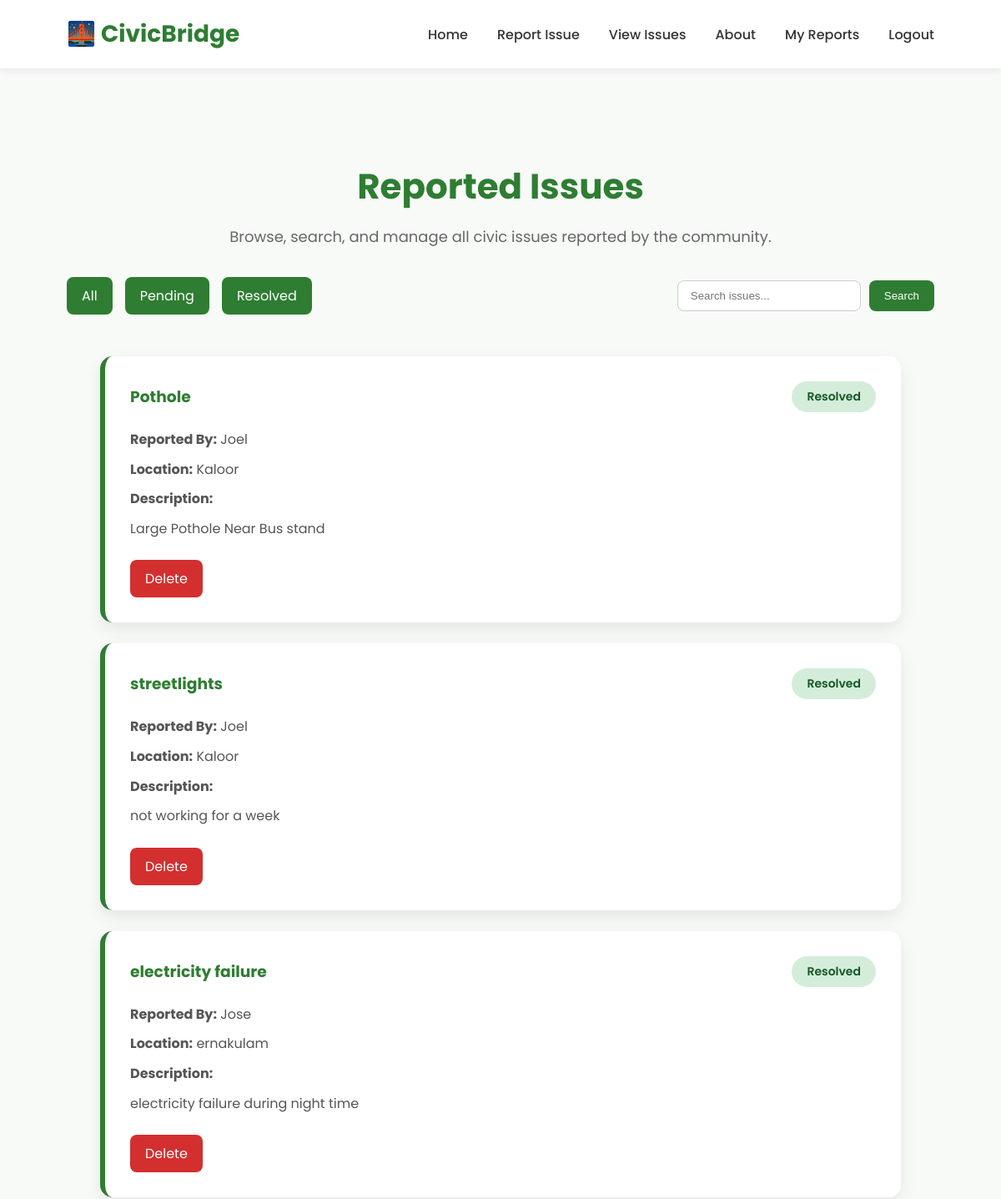
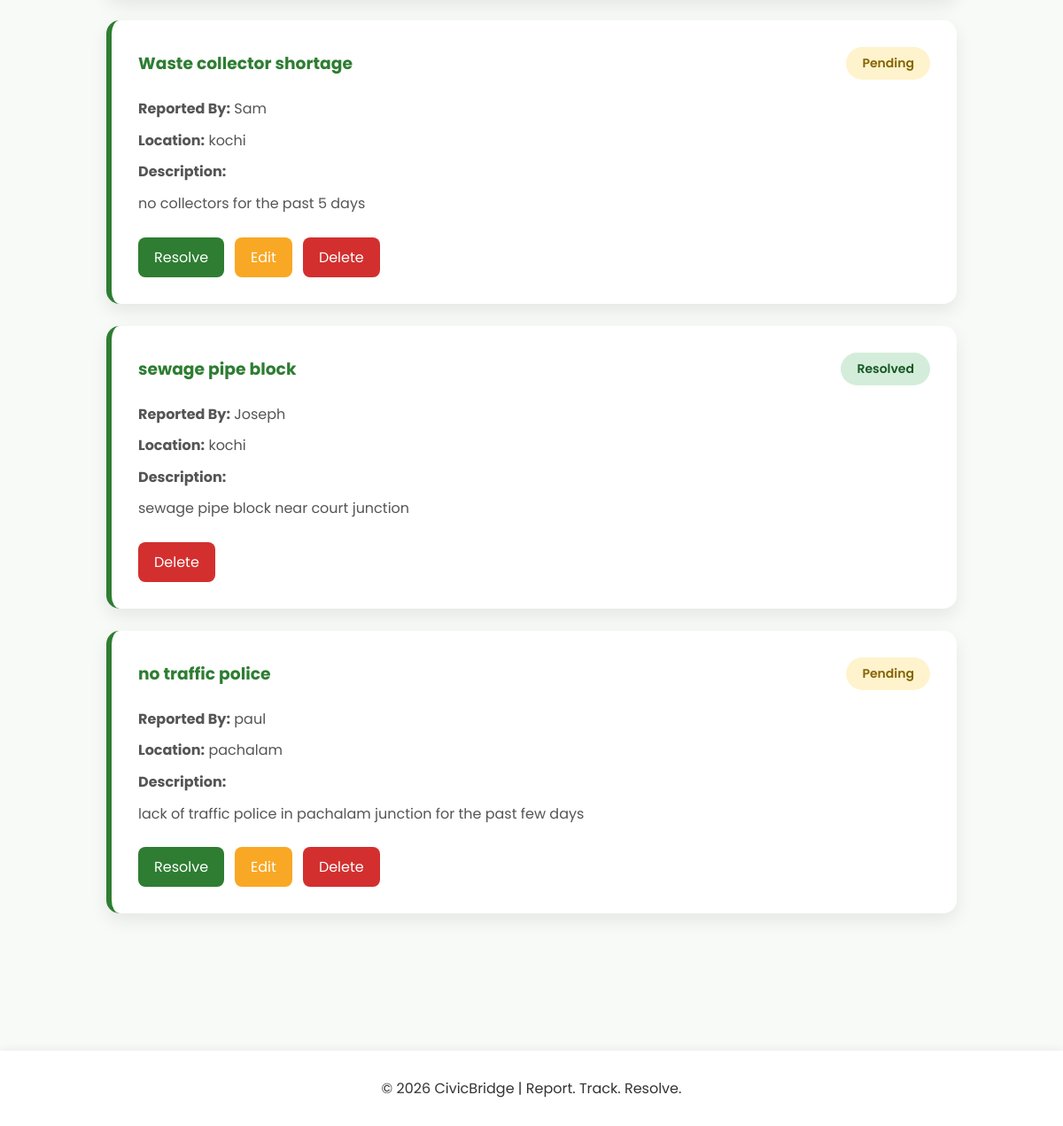
The app's page /issues (signed in) with its own data (2 pictures, top to bottom).
### tables this page shows
CREATE TABLE reports (
    id INTEGER PRIMARY KEY AUTOINCREMENT,
    name TEXT,
    location TEXT,
    title TEXT,
    description TEXT
, status TEXT, username TEXT);

### app/app.py (the view)
@app.route("/issues")
def issues():
    conn = sqlite3.connect("civicbridge.db")
    cursor=conn.cursor()
    status=request.args.get("status")
    search=request.args.get("search")
    if search:
        cursor.execute(
            "SELECT * FROM reports WHERE title LIKE ?",
            (f"%{search}%",)
        )
    elif status:
        cursor.execute(
            "SELECT * FROM reports WHERE status=?",
            (status,)
        )
    else:
        cursor.execute("SELECT * from reports")
    reports=cursor.fetchall()
    conn.close()
    return render_template("issues.html", reports=reports)

### app/templates/issues.html (shortened to what this page needs)
{% extends "base.html" %}
{% block content %}
<section class="issues-header">
    <h1>Reported Issues</h1>
    <p>
        Browse, search, and manage all civic issues reported by the community.
    </p>
    <div class="filter-bar">
        <div class="filter-links">
            <a href="/issues">All</a>
            <a href="/issues?status=Pending">Pending</a>
            <a href="/issues?status=Resolved">Resolved</a>
        </div>
        <form method="get" action="/issues" class="search-form">
            <input
                type="text"
                name="search"
                placeholder="Search issues..."
                value="{{ request.args.get('search', '') }}"
            >
            <button type="submit">
                Search
            </button>
        </form>
    </div>
</section>
<div class="issues-container">
{% if reports %}
    {% for report in reports %}
    <div class="issue-card">
        <div class="issue-top">
            <h3>{{ report[3] }}</h3>
            {% if report[5] == "Resolved" %}
                <span class="status resolved">
                    Resolved
                </span>
            {% else %}
                <span class="status pending">
                    Pending
                </span>
            {% endif %}
        </div>
        <p><strong>Reported By:</strong> {{ report[1] }}</p>
        <p><strong>Location:</strong> {{ report[2] }}</p>
        <p><strong>Description:</strong></p>
        <p>{{ report[4] }}</p>
        <div class="issue-actions">
            {% if report[5] == "Pending" %}
                <a href="/resolve/{{ report[0] }}" class="btn-resolve">
                    Resolve
                </a>
                <a href="/edit/{{ report[0] }}" class="btn-edit">
                    Edit
                </a>
            {% endif %}
            <a href="/delete/{{ report[0] }}" class="btn-delete">
                Delete
            </a>
        </div>
    </div>
    {% endfor %}
{% endif %}
</div>
{% endblock %}

### app/static/style.css (style rules this page uses)
* { margin:0; padding:0; box-sizing:border-box; }
body { font-family:'Poppins',sans-serif; background:#f8faf8; color:#333; }
.status { display:inline-block; padding:8px 18px; border-radius:30px; font-size:14px; font-weight:600; }
.pending { background:#fff3cd; color:#856404; }
.resolved { background:#d4edda; color:#155724; }
.issues-header { padding:60px 0 30px; text-align:center; }
.issues-header h1 { font-size:42px; color:#2e7d32; margin-bottom:15px; }
.issues-header p { color:#666; font-size:18px; margin-bottom:35px; }
.filter-bar { display:flex; justify-content:space-between; align-items:center; flex-wrap:wrap; gap:20px; }
.filter-links { display:flex; gap:15px; }
.filter-links a { text-decoration:none; background:#2e7d32; color:white; padding:10px 18px; border-radius:8px; transition:0.3s; }
.search-form { display:flex; gap:10px; }
.search-form input { padding:10px 15px; border:1px solid #ccc; border-radius:8px; width:220px; }
.search-form button { background:#2e7d32; color:white; border:none; padding:10px 18px; border-radius:8px; cursor:pointer; transition:0.3s; }
.issue-card { background:white; padding:30px; border-radius:15px; border-left:6px solid #2e7d32; box-shadow:0 8px 20px rgba(0,0,0,0.08); margin-bottom:25px; transition:0.3s; }
.issue-top { display:flex; justify-content:space-between; align-items:center; margin-bottom:20px; }
.issue-top h3 { color:#2e7d32; margin:0; }
.issue-card p { color:#555; margin:10px 0; line-height:1.6; }
.issue-actions { display:flex; gap:12px; margin-top:25px; flex-wrap:wrap; }
.btn-resolve, .btn-edit, .btn-delete { text-decoration:none; color:white; padding:10px 18px; border-radius:8px; transition:0.3s; }
.btn-resolve { background:#2e7d32; }
.btn-edit { background:#f9a825; }
.btn-delete { background:#d32f2f; }
.issues-container { max-width:1000px; margin:0 auto; padding:20px; }

### records on screen
reports: title "Pothole", status "Resolved", name "Joel", location "Kaloor", description "Large Pothole Near Bus stand"
reports: title "streetlights", status "Resolved", name "Joel", location "Kaloor", description "not working for a week"
reports: title "electricity failure", status "Resolved", name "Jose", location "ernakulam", description "electricity failure during night time"
reports: title "Waste collector shortage", status "Pending", name "Sam", location "kochi", description "no collectors for the past 5 days"
reports: title "sewage pipe block", status "Resolved", name "Joseph", location "kochi", description "sewage pipe block near court junction"
reports: title "no traffic police", status "Pending", name "paul", location "pachalam", description "lack of traffic police in pachalam junction for the past few days"
